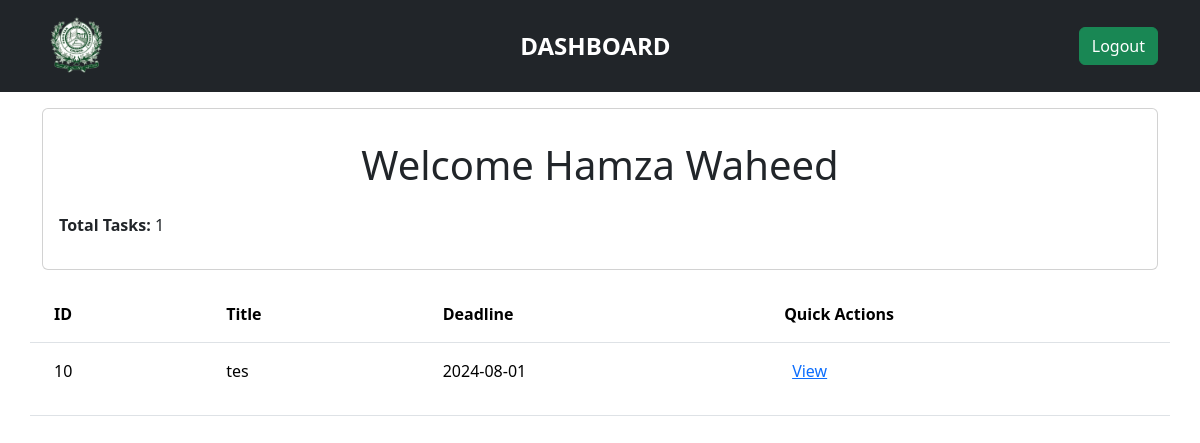
Page /internee/index.php (signed in) on the committed database.
### tables this page shows
CREATE TABLE `assignTask` (
  `id` int(11) NOT NULL,
  `title` varchar(50) DEFAULT NULL,
  `description` text DEFAULT NULL,
  `adminAttachFile` varchar(255) DEFAULT NULL,
  `deadline` date DEFAULT NULL,
  `isDone` tinyint(1) DEFAULT NULL,
  `interneeAttachFile` varchar(255) DEFAULT NULL,
  `taskComment` text DEFAULT NULL,
  `internee_id` int(11) NOT NULL,
  `created_at` timestamp NOT NULL DEFAULT current_timestamp()
);

### internee/index.php (the view, shortened to what this page needs)
<?php
$server = "localhost";
$username = "root";
$password = "";
$dbname = "fyp";
$db = new mysqli($server, $username, $password, $dbname);
$internee_id = $_SESSION['internee_id'];
$stmt = $db->prepare("SELECT COUNT(*) as total FROM assignTask WHERE internee_id = ?");
$stmt->bind_param("i", $internee_id);
$stmt->execute();
$resultCount = $stmt->get_result();
$totalTasks = $resultCount->fetch_assoc()['total'];
$stmt = $db->prepare("SELECT id, title, deadline FROM assignTask WHERE internee_id = ?");
$stmt->bind_param("i", $internee_id);
$stmt->execute();
$result = $stmt->get_result();
?>
<!DOCTYPE html>
<html>
<head>
    <link href="https://cdn.jsdelivr.net/npm/bootstrap@5.3.3/dist/css/bootstrap.min.css" rel="stylesheet">
</head>
<body>
    <header class="bg-dark text-white">
        <div class="container ">
            <div class="d-flex flex-wrap align-items-center justify-content-between py-3">
                <div>
                    <img src="img\logo.png" alt="" width="70px" height="60px" />
                </div>
                <div style="font-size: 24px; font-weight: bold;">
                    DASHBOARD
                </div>
                <div class="text-end">
                    <a href="login.php" class="btn btn-success">Logout</a>
                </div>
            </div>
        </div>
    </header>
    <div class="container mt-3">
        <div class="card p-3">
            <?php if (isset($_SESSION['email'])) : ?>
                <h1 class="display-6 w-full text-center py-3 "><b>Welcome</b> <?php echo $_SESSION['name']; ?></h1>
            <?php endif ?>
            <div class="d-flex align-items-center justify-content-between">
                <div class="text-start w-50">
                    <p class="font-bold"><strong>Total Tasks:</strong> <?php echo $totalTasks; ?></p>
                </div>
            </div>
        </div>
        <div class="row py-3">
            <table class="w-full table">
                <thead>
                    <tr>
                        <th class="px-4 py-3">ID</th>
                        <th class="px-4 py-3">Title</th>
                        <th class="px-4 py-3">Deadline</th>
                        <th class="px-4 py-3">Quick Actions</th>
                    </tr>
                </thead>
                <tbody class="bg-white divide-y dark:divide-gray-700 dark:bg-gray-800">
                    <?php
                    while ($row = $result->fetch_assoc()) {
                        echo "<tr class='text-gray-700 dark:text-gray-400'>";
                        echo "<td class='px-4 py-3'><div class='flex items-center text-sm'><div class='relative hidden w-8 h-8 mr-3 rounded-full md:block'></div><div><p class='font-semibold'>" . $row['id'] . "</p></div></div></td>";
                        echo "<td class='px-4 py-3 text-sm'>" . $row['title'] . "</td>";
                        echo "<td class='px-4 py-3 text-sm'>" . $row['deadline'] . "</td>";
                        echo "<td class='px-4 py-3 text-sm'>
                        <a href='./viewDetails.php?id=" . $row['id'] . "' class='delete-btn px-2 py-1'>View</a>
                        </td>";
                        echo "</tr>";
                    }
                    ?>
                </tbody>
            </table>
        </div>
    </div>
</body>
</html>

### rows in the picture
assigntask: id "10", title "tes", deadline "2024-08-01"

### other values in the picture
$_SESSION['name'] "Hamza Waheed"
$totalTasks "1"
